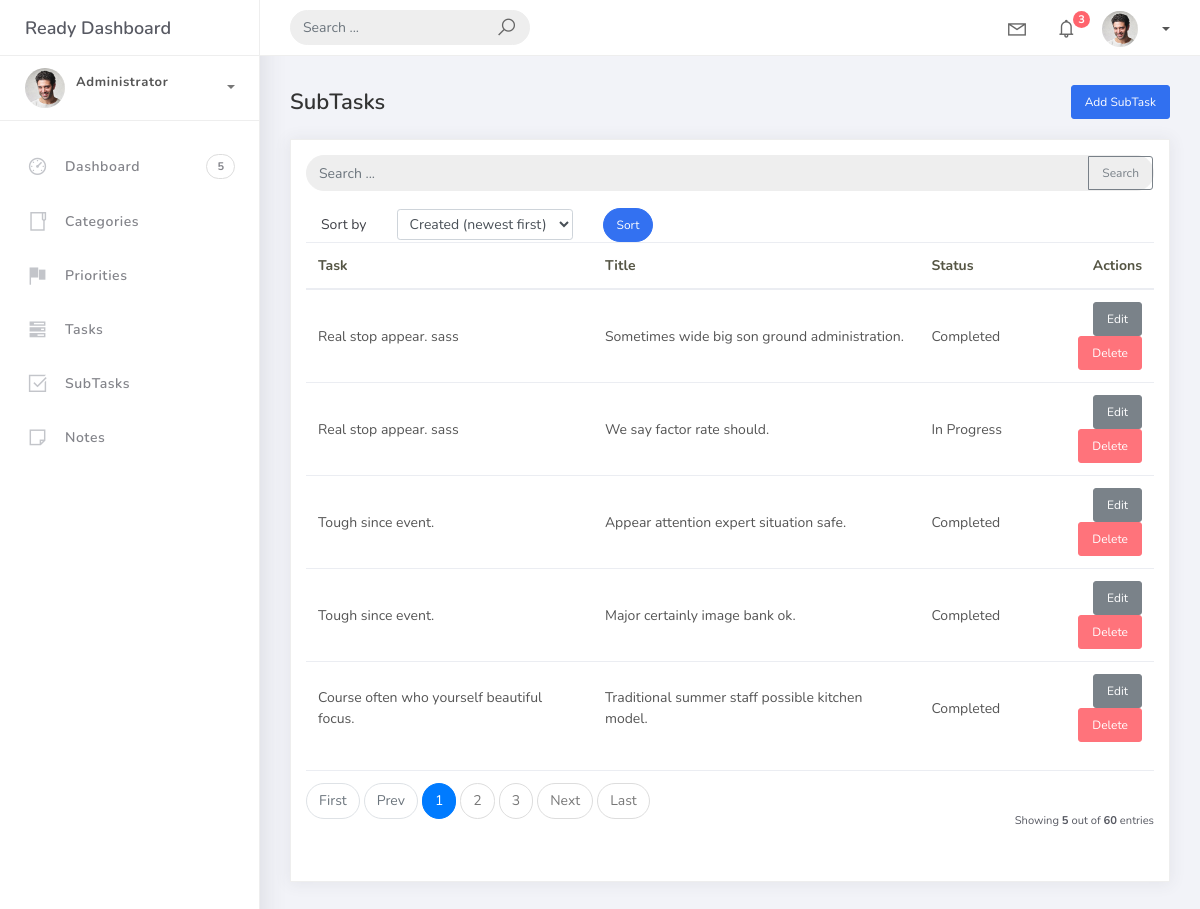
Before: /subtasks/ with the older database file.
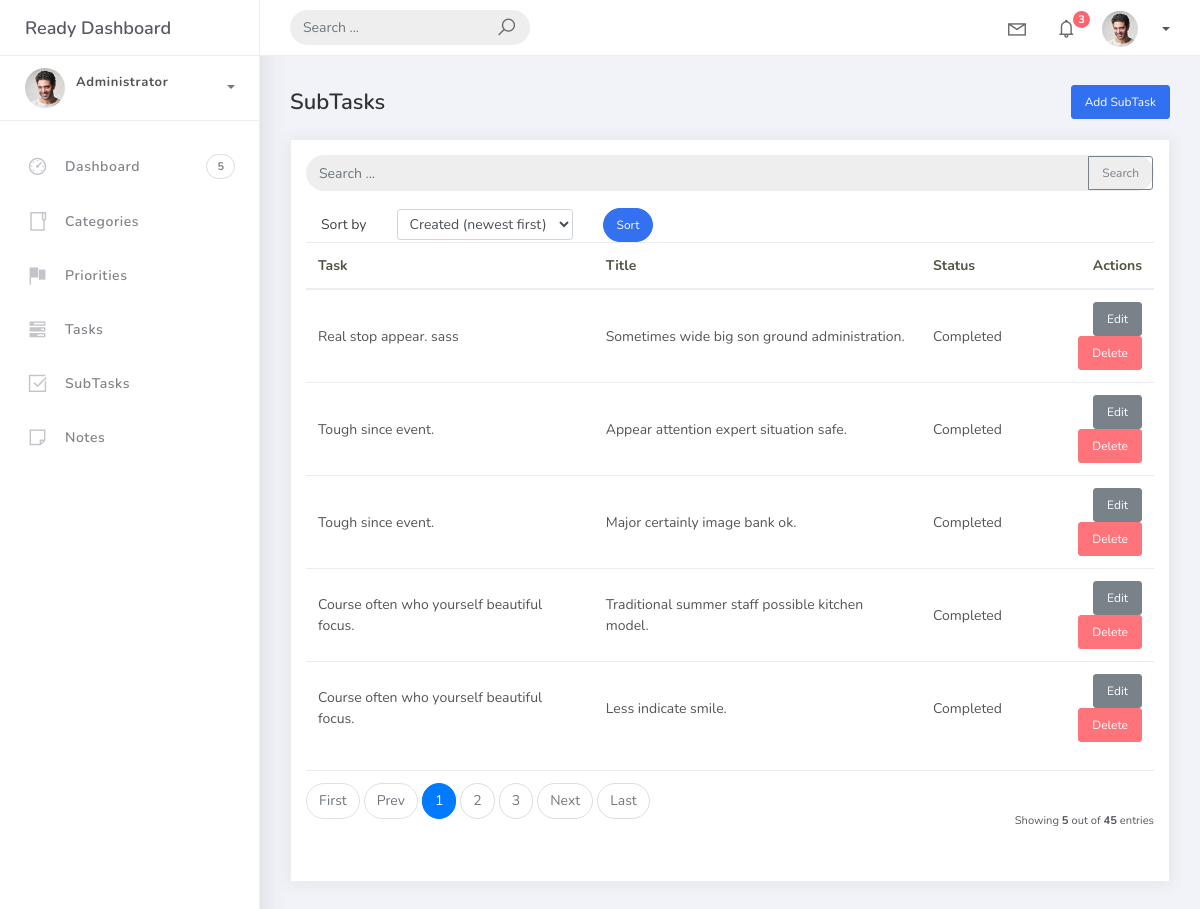
After: the same page with the newer database file.
### Application/models.py (models this page shows, shortened)
class BaseModel(models.Model):
    created_at = models.DateTimeField(auto_now_add=True)
    updated_at = models.DateTimeField(auto_now=True)
    class Meta:
        abstract = True

class SubTask(BaseModel):
    task = models.ForeignKey(Task, on_delete=models.CASCADE, related_name='subtasks')
    title = models.CharField(max_length=200)
    status = models.CharField(max_length=50, choices=STATUS_CHOICES, default="Pending")

class Task(BaseModel):
    title = models.CharField(max_length=200)
    description = models.TextField(blank=True)
    status = models.CharField(max_length=50, choices=STATUS_CHOICES, default="Pending")
    deadline = models.DateTimeField(null=True, blank=True)
    priority = models.ForeignKey(Priority, on_delete=models.CASCADE, related_name='tasks')
    category = models.ForeignKey(Category, on_delete=models.CASCADE, related_name='tasks')

### Application/views.py (the view)
# urls.py: path('subtasks/', views.SubTaskListView.as_view(), name='subtask-list'),
class SubTaskListView(ListView):
    model = SubTask
    template_name = 'subtask_list.html'
    context_object_name = 'subtasks'
    ordering = ['-created_at']
    paginate_by = 5
    def get_ordering(self):
        allowed = [
            'task__title',
            'title',
            'status',
            'created_at',
            '-created_at',
        ]
        sort_by = self.request.GET.get('sort_by')
        if sort_by in allowed:
            return sort_by
        return '-created_at'
    def get_queryset(self):
        qs = super().get_queryset().select_related('task')
        q = self.request.GET.get('q')
        if q:
            qs = qs.filter(
                Q(title__icontains=q) | Q(status__icontains=q) | Q(task__title__icontains=q)
            )
        return qs
    def get_context_data(self, **kwargs):
        context = super().get_context_data(**kwargs)
        context['q'] = self.request.GET.get('q', '')
        context['sort_by'] = self.get_ordering()
        return context

### templates/subtask_list.html (shortened to what this page needs)
{% extends 'base.html' %}
{% block content %}
<div class="content">
  <div class="container-fluid">
    <h4 class="page-title d-flex justify-content-between align-items-center">
      <span>SubTasks</span>
      <a href="{% url 'subtask-add' %}" class="btn btn-primary btn-sm">Add SubTask</a>
    </h4>
    <div class="card">
      <div class="card-body table-responsive">
        {% include 'includes/search_form.html' %}
        {% with current=sort_by|default:'-created_at' %}
        <div class="col-md-12">
          <form method="get" class="row g-2 align-items-center">
            <div class="col-auto">
              <label for="subtaskSortSelect" class="col-form-label">Sort by</label>
            </div>
            <div class="col-auto">
              <select class="form-control form-control-sm" id="subtaskSortSelect" name="sort_by" onchange="this.form.submit()">
                <option value="-created_at" {% if current == '-created_at' %}selected{% endif %}>Created (newest first)</option>
              </select>
            </div>
            <div class="col-auto">
              <button type="submit" class="btn btn-primary btn-sm btn-rounded">Sort</button>
            </div>
          </form>
        </div>
        {% endwith %}
        <table class="table">
          <thead>
            <tr>
              <th>Task</th>
              <th>Title</th>
              <th>Status</th>
              <th class="text-right">Actions</th>
            </tr>
          </thead>
          <tbody>
            {% for subtask in subtasks %}
            <tr>
              <td>{{ subtask.task.title }}</td>
              <td>{{ subtask.title }}</td>
              <td>{{ subtask.status }}</td>
              <td class="text-right">
                <a href="{% url 'subtask-edit' subtask.pk %}" class="btn btn-sm btn-secondary">Edit</a>
                <a href="{% url 'subtask-delete' subtask.pk %}" class="btn btn-sm btn-danger">Delete</a>
              </td>
            </tr>
            {% empty %}
            <tr>
              <td colspan="4">No subtasks yet.</td>
            </tr>
            {% endfor %}
          </tbody>
        </table>
        {% include 'includes/pagination.html' %}
      </div>
    </div>
  </div>
</div>
{% endblock %}

Changed rows visible on the page:
removed SubTask: task "Real stop appear. sass", title "We say factor rate should.", status "In Progress"
now on this page (row unchanged): SubTask: task "Course often who yourself beautiful focus.", title "Less indicate smile.", status "Completed"
Other visible differences:
{{ paginator.count }}: "60" → "45"
